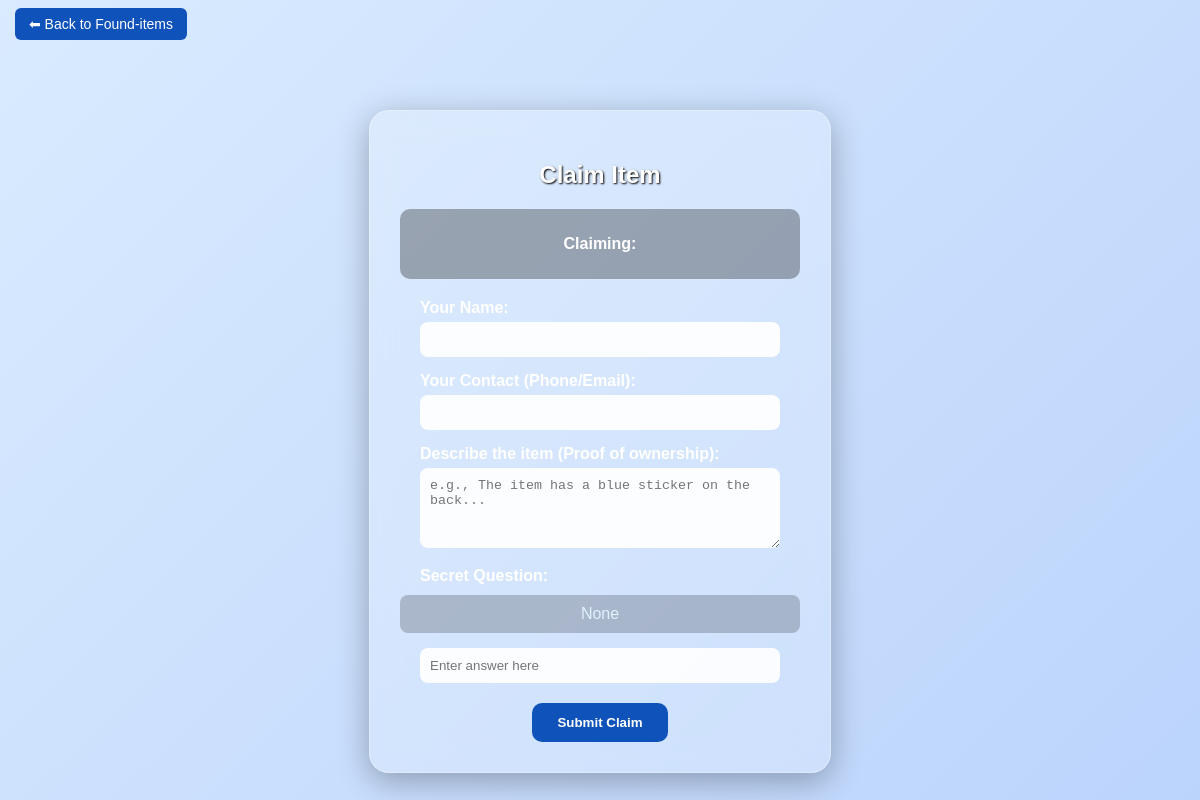
The app's page /claim/6, older data.
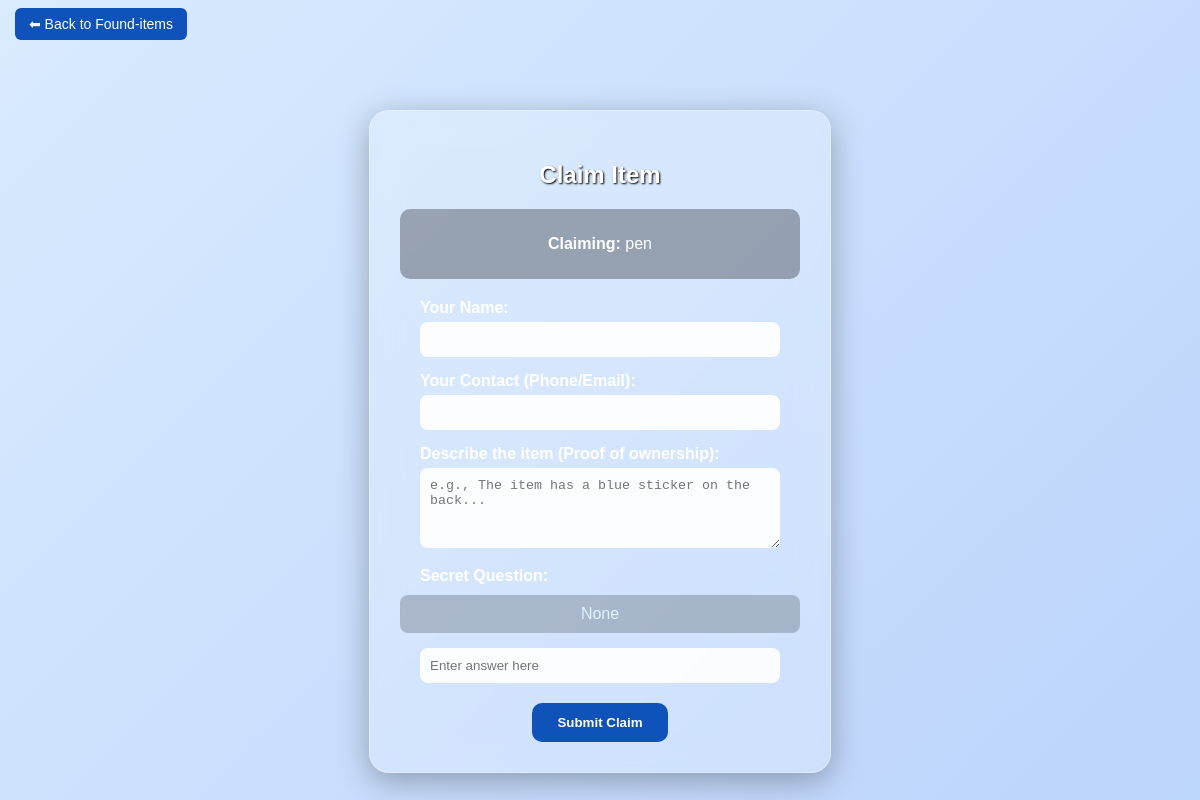
The same page, newer data.
### tables this page shows
CREATE TABLE found_items (
            id INTEGER PRIMARY KEY AUTOINCREMENT,
            item_name TEXT,
            description TEXT,
            location TEXT,
            contact TEXT,
            image TEXT
        );

### app.py (the view, shortened to what this page needs)
@app.route('/claim/<int:item_id>', methods=['GET', 'POST'])
def claim(item_id):
    conn = sqlite3.connect("database.db")
    cur = conn.cursor()
    cur.execute("SELECT item_name, secret_question FROM found_items WHERE id = ?", (item_id,))
    item = cur.fetchone()
    conn.close()
    if not item:
        return "Item not found", 404
    return render_template('claim.html', item_id=item_id, item_name=item[0], secret_question=item[1])

### Templates/claim.html (shortened to what this page needs)
<!DOCTYPE html>
<html>
<head>
</head>
<body>
<div class="back-home">
    <a href="/view_found">⬅ Back to Found-items</a>
</div>
<div class="form-container">
    <h2>Claim Item</h2>
    <div style="background: rgba(0,0,0,0.3); padding:10px; margin-bottom:20px; border-radius:10px;">
        <p><strong>Claiming:</strong> {{ item_name }}</p>
    </div>
    <form method="POST">
       <label><b>Your Name:</b></label>
       <input type="text" name="name" required>
       <label><b>Your Contact (Phone/Email):</b></label>
       <input type="text" name="contact" required>
       <label><b>Describe the item (Proof of ownership):</b></label>
       <textarea name="proof" placeholder="e.g., The item has a blue sticker on the back..." required></textarea>
       <label><b>Secret Question:</b></label>
       <div class="secret-box">
           <p style="color: #e0f2fe; margin: 0;">{{ secret_question }}</p>
       </div>
       <input type="text" name="secret" placeholder="Enter answer here" required>
       <button type="submit">Submit Claim</button>
   </form>
</div>
</body>
</html>

Row changes from the older to the newer data that the page shows:
now on this page (row edited): found_items: item_name "pen"
